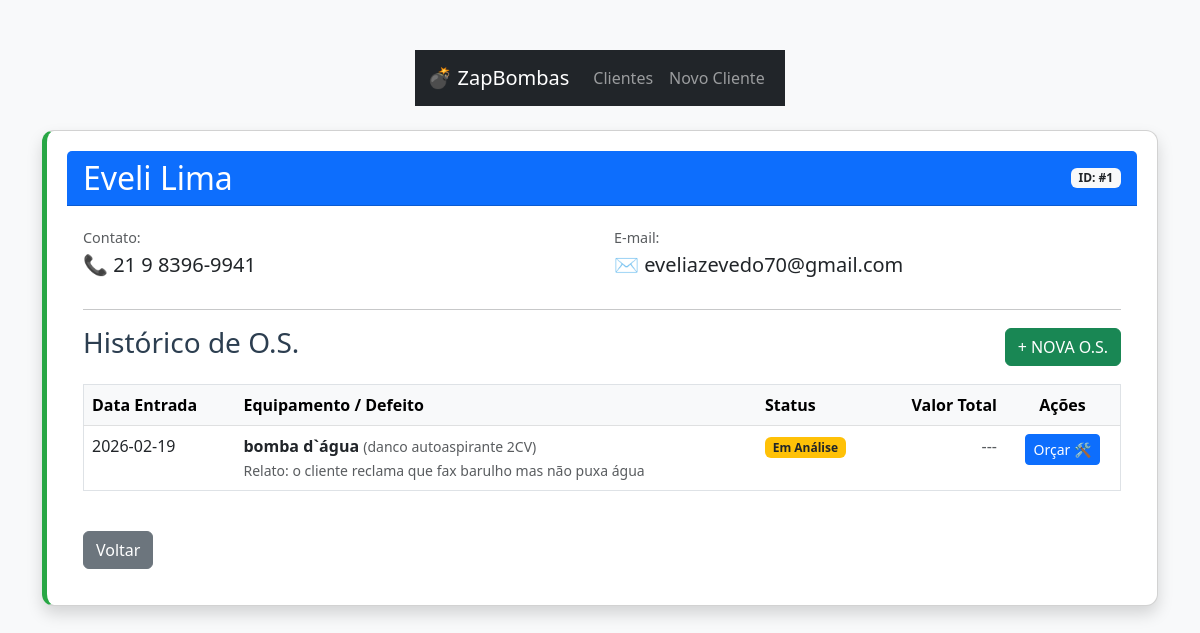
Page /cliente/1 on the earlier database version.
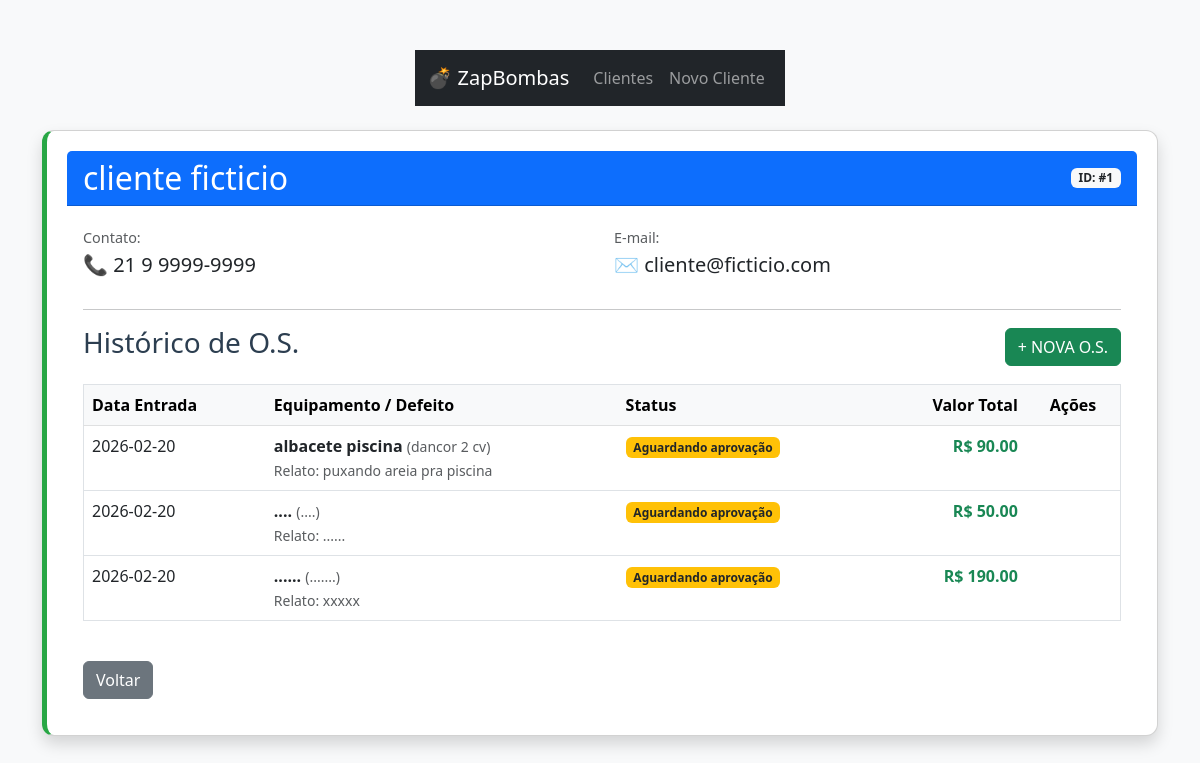
Same page on the later database version.
### models.py (models this page shows)
class Cliente(db.Model):
    id = db.Column(db.Integer, primary_key=True)
    nome = db.Column(db.String(100), nullable=False)
    email = db.Column(db.String(100), nullable=False)
    telefone = db.Column(db.String(20), nullable=False)

class OrdemServico(db.Model):
    id = db.Column(db.Integer, primary_key=True)
    data_entrada = db.Column(db.String(20), nullable=False)
    equipamento = db.Column(db.String(100), nullable=False)
    marca = db.Column(db.String(50))
    defeito_relatado = db.Column(db.Text)
    foto_caminho = db.Column(db.String(200))
    status = db.Column(db.String(50), default='Em Análise')
    diagnostico_tecnico = db.Column(db.Text)
    pecas = db.Column(db.Text)
    mao_de_obra = db.Column(db.Float)
    valor_total = db.Column(db.Float)
    cliente_id = db.Column(db.Integer, db.ForeignKey('cliente.id'), nullable=False)

### app.py (the view)
@app.route('/cliente/<int:id>')
def detalhe_cliente(id):
    cliente = Cliente.query.get_or_404(id)
    historico = OrdemServico.query.filter_by(cliente_id=id).all()
    return render_template('detalhe_cliente.html', cliente=cliente, servicos=historico)

### templates/detalhe_cliente.html (shortened to what this page needs)
{% extends 'base.html' %}
{% block content %}
<div class="card shadow">
    <div class="card-header bg-primary text-white d-flex justify-content-between align-items-center">
        <h2 class="mb-0">{{ cliente.nome }}</h2>
        <span class="badge bg-light text-dark">ID: #{{ cliente.id }}</span>
    </div>
    <div class="card-body">
        <div class="row mb-4">
            <div class="col-md-6">
                <p class="mb-1 text-muted">Contato:</p>
                <h5>📞 {{ cliente.telefone }}</h5>
            </div>
            <div class="col-md-6">
                <p class="mb-1 text-muted">E-mail:</p>
                <h5>✉️ {{ cliente.email }}</h5>
            </div>
        </div>
        <hr>
       <div class="d-flex justify-content-between align-items-center mb-3">
            <h3>Histórico de O.S.</h3>
            <button type="button" class="btn btn-success" data-bs-toggle="modal" data-bs-target="#modalOS">
                + NOVA O.S.
            </button>
        </div>
        <div class="table-responsive">
            <table class="table table-hover border">
                <thead class="table-light">
                    <tr>
                        <th>Data Entrada</th>
                        <th>Equipamento / Defeito</th>
                        <th>Status</th>
                        <th class="text-end">Valor Total</th>
                        <th class="text-center">Ações</th>
                    </tr>
                </thead>
                <tbody>
                    {% for os in servicos %}
                    <tr>
                        <td>{{ os.data_entrada }}</td>
                        <td>
                            <strong>{{ os.equipamento }}</strong>
                            {% if os.marca %} <small class="text-muted">({{ os.marca }})</small> {% endif %}
                            <br>
                            <span class="text-muted small">Relato: {{ os.defeito_relatado }}</span>
                        </td>
                        <td>
                            <span class="badge bg-warning text-dark">{{ os.status }}</span>
                        </td>
                        <td class="text-end">
                            {% if os.valor_total %}
                                <span class="text-success fw-bold">R$ {{ "%.2f"|format(os.valor_total) }}</span>
                            {% else %}
                                <span class="text-muted">---</span>
                            {% endif %}
                        </td>
                        <td class="text-center">
                            {% if os.status == 'Em Análise' %}
                                <button type="button" class="btn btn-primary btn-sm" data-bs-toggle="modal" data-bs-target="#modalOrcamento{{ os.id }}">
                                    Orçar 🛠️
                                </button>
                            {% endif %}
                        </td>
                    </tr>
                    {% else %}
                    <tr>
                        <td colspan="5" class="text-center py-4 text-muted">
                            Nenhuma O.S. registrada para este cliente.
                        </td>
                    </tr>
                    {% endfor %}
                </tbody>
            </table>
        </div>
        <div class="mt-4">
            <a href="/clientes" class="btn btn-secondary">Voltar</a>
        </div>
    </div>
</div>
{% endblock %}

### templates/base.html (shortened to what this page needs)
<!DOCTYPE html>
<html lang="pt-br">
<head>
    <link href="https://cdn.jsdelivr.net/npm/bootstrap@5.3.0/dist/css/bootstrap.min.css" rel="stylesheet">
    <link rel="stylesheet" href="{{ url_for('static', filename='style.css') }}">
</head>
<body class="bg-light">
    <nav class="navbar navbar-expand-lg navbar-dark bg-dark mb-4">
        <div class="container">
            <a class="navbar-brand" href="/">💣 ZapBombas</a>
            <div class="navbar-nav">
                <a class="nav-link" href="/clientes">Clientes</a>
                <a class="nav-link" href="/cadastro">Novo Cliente</a>
            </div>
        </div>
    </nav>
    <div class="container">
        {% block content %}
        {% endblock %}
    </div>
</body>
</html>

### static/style.css (style rules this page uses)
body { background-color: #f0f2f5; font-family: 'Segoe UI', Tahoma, Geneva, Verdana, sans-serif; display: flex; justify-content: center; padding-top: 50px; flex-direction: column; align-items: center; }
button { background-color: #007bff; color: white; padding: 10px; border: none; border-radius: 5px; cursor: pointer; font-weight: bold; }
.card { background-color: white; padding: 20px; border-radius: 12px; box-shadow: 0 4px 10px rgba(0,0,0,0.1); border-left: 5px solid #28a745; transition: transform 0.2s; }
.card h3 { margin-top: 0; color: #2c3e50; }
.card p { margin: 5px 0; font-size: 0.9em; color: #666; }

Differences in the rows shown:
changed Cliente id 1: nome "Eveli Lima" → "cliente ficticio"; telefone "21 9 8396-9941" → "21 9 9999-9999"; email "eveliazevedo70@gmail.com" → "cliente@ficticio.com"
changed OrdemServico: data_entrada "2026-02-19" → "2026-02-20"; equipamento "bomba d`água" → "albacete piscina"; marca "danco autoaspirante 2CV" → "dancor 2 cv"; defeito_relatado "o cliente reclama que fax barulho mas não puxa água" → "puxando areia pra piscina"; status "Em Análise" → "Aguardando aprovação"; valor_total (not shown) → "90.00"; valor_total "---" → "R$"; no longer shows "Orçar 🛠️"
added OrdemServico: data_entrada "2026-02-20", equipamento "....", marca "....", defeito_relatado "......", status "Aguardando aprovação", valor_total "50.00"
added OrdemServico: data_entrada "2026-02-20", equipamento "......", marca ".......", defeito_relatado "xxxxx", status "Aguardando aprovação", valor_total "190.00"
